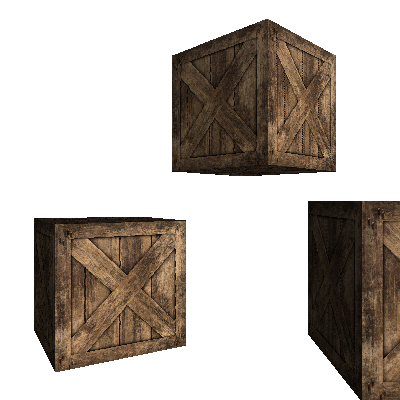

This figure's Python source:
#!python
# texture corrected
#raster-17.py
from PIL import Image, ImageDraw
from vector3 import Vector3
from collections import namedtuple
from matrix44 import Matrix44
from math import radians, sqrt, inf, cos, sin
from cmath import pi

Vector2 = namedtuple('Vector2', 'x y')
Triangle = namedtuple('Triangle', 'v0 v1 v2 color normal0 normal1 normal2 texture uv0 uv1 uv2')
Model = namedtuple('Model', 'vertexes triangles bounds_center bounds_radius')
Plane = namedtuple('Plane', 'normal distance')
Depth = namedtuple('Depth', 'x y buffer')
Light = namedtuple('Light', 'ltype intensity position')

class Instance:
    def __init__(self, model, position, orientation, scale):
        self.model = model
        self.position = position
        self.orientation = orientation
        self.scale = scale

        self.transform = Matrix44.translation(position.x, position.y, position.z) * Matrix44.scale(scale) * orientation
        self.bounds_radius = model.bounds_radius * scale # the bounds radius should also change
        self.bounds_center = self.transform.transform_vec3(model.bounds_center)

class Camera:
    def __init__(self, position, orientation, clipping_planes):
        self.position = position
        self.orientation = orientation
        self.clipping_planes = clipping_planes

        cameraTranlationMatrixInverse = Matrix44.translation_vec3(position).get_inverse_translation()
        cameraRotationInverse = orientation.get_inverse_rotation()
        self.matrix = cameraRotationInverse * cameraTranlationMatrixInverse

def putPixel(pixels, x, y, z, color):
    """
    The PutPixel() function.
    """
    # canvas coordinate to screen coordinate
    x = screen_width // 2 + x
    y = screen_height // 2  - y

    if x < 0 or x >= screen_height or y < 0 or y >= screen_height:
        return

    r, g, b = int(color.r), int(color.g), int(color.b)
    if z > depth_buffer[x][y]:
        pixels[x, y] = (r, g, b)
        depth_buffer[x][y] = z

def projectVertexToCanvas(v3):
    """
    v3: Vector3
    rtype: Vector2
    """
    return Vector2( int((v3.x * projection_plane_z * screen_width) / (v3.z * viewport_size)),
                  int((v3.y * projection_plane_z * screen_height) / (v3.z * viewport_size)) )

def canvasToViewPort(p2d):
    """
    p2d: Vector2
    rtype: Vector2
    """
    return Vector2(p2d.x * viewport_size / screen_width,
        p2d.y * viewport_size / screen_height)

def unprojectVertex(x, y, inv_z):
    """
    Unproject a point from canvas to 3d space
    """
    oz = 1 / inv_z
    ux = x * oz / projection_plane_z
    uy = y * oz / projection_plane_z
    p2d = canvasToViewPort(Vector2(ux, uy))
    return Vector3(p2d.x, p2d.y, oz)

def canvasToScreen(v2):
    """
    v2: Vector2
    rtype: Vector2 on screen
    """
    return Vector2(screen_width // 2 + int(v2.x), screen_height // 2 - int(v2.y))

def getTexturePixel(u, v):

    iu = (texture_width - 1) * u
    iv = (texture_height - 1) * v

    return texture_pixels[iu, iv]


def interpolate(i0, d0, i1, d1):
    """
    dependent value change according to indepent value

    d: dependent value
    i: indepent value
    rtype : a list of dependent values change accoding to indepent value
    """
    if i0 == i1:
        return [d0]
    values = []
    a = (d1 - d0) / (i1 - i0)
    d = d0
    for i in range(i0,i1+1):
        values.append(d)
        d = d + a
    return values

def edgeInterpolate(y0, v0, y1, v1, y2, v2):
    v01 = interpolate(y0, v0, y1, v1)
    v12 = interpolate(y1, v1, y2, v2)
    v02 = interpolate(y0, v0, y2, v2)
    del v01[-1]
    v012 = v01 + v12
    return (v02, v012)

def computeIllumination(point, normal, camera, lights):
    """
    """
    illumination  = 0

    for light in lights:
        if light.ltype == 'AMBIENT':
            illumination += light.intensity
        else:
            vec_l = Vector3(0, 0, 0)
            if light.ltype == 'POINT':
                transformed_point_light = camera.matrix.transform_vec3(light.position)
                vec_l = transformed_point_light - point
            if light.ltype == 'DIRECTIONAL':
            # only direction will effect directional light
                transformed_directional_light = camera.matrix.transform_vec3(-light.position)
                vec_l = transformed_directional_light

            # diffuse
            # print(normal, vec_l)
            cos_alpha = vec_l.dot(normal) / (normal.length * vec_l.length)
            if cos_alpha > 0:
                illumination += cos_alpha * light.intensity

            # specular
            reflected = 2 * normal * normal.dot(vec_l) - vec_l
            view = -camera.position
            cos_beta = reflected.dot(view) / (reflected.length * view.length)
            if cos_beta > 0:
                specular = 500
                illumination += pow(cos_beta, specular) * light.intensity

    return illumination

def renderTriangleUsingPoints(v0, v1, v2, normal0 , normal1, normal2, color, transform, uv0, uv1, uv2):
    """
    """
    v01 = v1 - v0
    v02 = v2 - v0

    # we're using left-handed coordinate system.
    triangle_normal = v01.cross(v02)
    triangle_center = (v0 + v1 + v2) / 3

    # backface culling
    if triangle_center.dot(-triangle_normal) < 0:
        return

    p0, p1, p2 = projectVertexToCanvas(v0) ,projectVertexToCanvas(v1), projectVertexToCanvas(v2)


    if p1.y < p0.y:
        p0, p1 = p1, p0
        v0, v1 = v1, v0
        normal0, normal1 = normal1, normal0
        uv0, uv1 = uv1, uv0
    if p2.y < p0.y:
        p0, p2 = p2, p0
        v0, v2 = v2, v0
        normal0, normal2 = normal2, normal0
        uv0, uv2 = uv2, uv0
    if p2.y < p1.y:
        p1, p2 = p2, p1
        v1, v2 = v2, v1
        normal1, normal2 = normal2, normal1
        uv1, uv2 = uv2, uv1

    x0,y0,iz0 = p0.x,p0.y,1/v0.z
    x1,y1,iz1 = p1.x,p1.y,1/v1.z
    x2,y2,iz2 = p2.x,p2.y,1/v2.z

    x02, x012 = edgeInterpolate(y0, x0, y1, x1, y2, x2)
    iz02, iz012 = edgeInterpolate(y0, iz0, y1, iz1, y2, iz2)

    uz02, uz012 = edgeInterpolate(y0, uv0.x/v0.z, y1, uv1.x/v1.z, y2, uv2.x/v2.z)
    vz02, vz012 = edgeInterpolate(y0, uv0.y/v0.z, y1, uv1.y/v1.z, y2, uv2.y/v2.z)


    # normal also changed in the coordinate
    normal0 = transform.transform_vector(normal0)
    normal1 = transform.transform_vector(normal1)
    normal2 = transform.transform_vector(normal2)

    # Phong shading:interpolate normal vectors
    nx02, nx012 = edgeInterpolate(y0, normal0.x, y1, normal1.x, y2, normal2.x)
    ny02, ny012 = edgeInterpolate(y0, normal0.y, y1, normal1.y, y2, normal2.y)
    nz02, nz012 = edgeInterpolate(y0, normal0.z, y1, normal1.z, y2, normal2.z)

    m = len(x02) // 2
    if x02[m] < x012[m]:
        x_left, x_right = x02, x012
        iz_left, iz_right = iz02, iz012

        nx_left, nx_right = nx02, nx012
        ny_left, ny_right = ny02, ny012
        nz_left, nz_right = nz02, nz012

        uz_left, uz_right = uz02, uz012
        vz_left, vz_right = vz02, vz012
    else:
        x_left, x_right = x012, x02
        iz_left, iz_right = iz012, iz02

        nx_left, nx_right = nx012, nx02
        ny_left, ny_right = ny012, ny02
        nz_left, nz_right = nz012, nz02

        uz_left, uz_right = uz012, uz02
        vz_left, vz_right = vz012, vz02


    x_left = [int(x) for x in x_left]
    x_right = [int(x) for x in x_right]

    for y in range(y0, y2):
        xl, xr = x_left[y - y0], x_right[y - y0]

        zl, zr = iz_left[y - y0], iz_right[y - y0]
        zscan = interpolate(xl, zl, xr, zr)

        nxl, nxr = nx_left[y - y0], nx_right[y - y0]
        nyl, nyr = ny_left[y - y0], ny_right[y - y0]
        nzl, nzr = nz_left[y - y0], nz_right[y - y0]

        nxscan = interpolate(xl, nxl, xr, nxr)
        nyscan = interpolate(xl, nyl, xr, nyr)
        nzscan = interpolate(xl, nzl, xr, nzr)

        uzscan = interpolate(xl, uz_left[y-y0], xr, uz_right[y-y0])
        vzscan = interpolate(xl, vz_left[y-y0], xr, vz_right[y-y0])


        for x in range(xl, xr):
            inv_z = zscan[x - xl]
            vertex = unprojectVertex(x, y, inv_z)
            normal = Vector3(nxscan[x - xl], nyscan[x - xl], nzscan[x - xl])
            intensity = computeIllumination(vertex, normal, camera, lights)

            u = uzscan[x - xl] / zscan[x - xl]
            v = vzscan[x - xl] / zscan[x - xl]

            color = getTexturePixel(u, v)
            # print(color)
            putPixel(pixels, x, y, zscan[x - xl], Vector3(color) * intensity)

def clipTriangle(triangle, plane, vertexes, transform):
    """
    clip a triangle against a plane, draw the output triangle.
    """
    # get the projected vertex
    v0, v1, v2 = vertexes[triangle.v0], vertexes[triangle.v1], vertexes[triangle.v2]
    uv0, uv1, uv2 = triangle.uv0, triangle.uv1, triangle.uv2
    vin, vout = [], []

    if plane.normal.dot(v0) + plane.distance > 0:
        vin.append(v0)
    else:
        vout.append(v0)

    if plane.normal.dot(v1) + plane.distance > 0:
        vin.append(v1)
    else:
        vout.append(v1)

    if plane.normal.dot(v2) + plane.distance > 0:
        vin.append(v2)
    else:
        vout.append(v2)

    if len(vin) == 0:
        # Nothing to do - the triangle is fully clipped out.
        return []
    elif len(vin) == 3:
        # the triangle is fully in front of the plane.
        renderTriangleUsingPoints(v0, v1, v2, triangle.normal0, triangle.normal1, triangle.normal2,triangle.color, transform, uv0, uv1, uv2)
    elif len(vin) == 1:
        # the triangle has one vertex in, return one clipped triangle.
        pass
    elif len(vin) == 2:
        # the triangle has two vertex in, return two clipped triangle.
        pass

def transformAndClip(clipping_planes, instance, transform):
    """
    Transform the bounding sphere, and attemp early discard.

    clipping_planes: Plane
    instance: Instance
    transform: Matrix44
    """
    center = instance.bounds_center
    radius = instance.bounds_radius
    model = instance.model

    for plane in clipping_planes:
        distance_to_plane = plane.normal.dot(center) + plane.distance
        if distance_to_plane < -model.bounds_radius:
            return

    transformed_vertexes = []
    for vertex in model.vertexes:
        vertexH = transform.transform_vec3(vertex)
        transformed_vertexes.append(vertexH)

    for triangle in model.triangles:
        for plane in clipping_planes:
            clipTriangle(triangle, plane, transformed_vertexes, transform)

def renderScene(camera, instances):
    """
    """
    for instance in instances:
        transform = camera.matrix * instance.transform
        transformAndClip(camera.clipping_planes, instance, transform)

#------- scene setup

screen_width = 600
screen_height = 600

viewport_size = 1.0
projection_plane_z = 1.0

background_color = (255, 255, 255)
image = Image.new("RGB", (screen_width, screen_height), background_color)
pixels = image.load()

texture_image = Image.open('crate-texture.jpg')
texture_width, texture_height = texture_image.size
texture_pixels = texture_image.load()


#------- cube model
vertexes = [
    Vector3(1, 1, 1),
    Vector3(-1, 1, 1),
    Vector3(-1, -1, 1),
    Vector3(1, -1, 1),
    Vector3(1, 1, -1),
    Vector3(-1, 1, -1),
    Vector3(-1, -1, -1),
    Vector3(1, -1, -1)
]

# for calculation
RED = Vector3(255, 0, 0)
GREEN = Vector3(0, 255, 0)
BLUE = Vector3(0, 0, 255)
YELLOW = Vector3(255, 255, 0)
PURPLE = Vector3(255, 0, 255)
CYAN = Vector3(0, 255, 255)

triangles = [
    Triangle(0, 1, 2, RED,    Vector3( 0,  0,  1), Vector3( 0,  0,  1), Vector3( 0,  0,  1), texture_image, Vector2(0, 0), Vector2(1, 0), Vector2(1, 1)),
    Triangle(0, 2, 3, RED,    Vector3( 0,  0,  1), Vector3( 0,  0,  1), Vector3( 0,  0,  1), texture_image, Vector2(0, 0), Vector2(1, 1), Vector2(0, 1)),
    Triangle(4, 0, 3, GREEN,  Vector3( 1,  0,  0), Vector3( 1,  0,  0), Vector3( 1,  0,  0), texture_image, Vector2(0, 0), Vector2(1, 0), Vector2(1, 1)),
    Triangle(4, 3, 7, GREEN,  Vector3( 1,  0,  0), Vector3( 1,  0,  0), Vector3( 1,  0,  0), texture_image, Vector2(0, 0), Vector2(1, 1), Vector2(0, 1)),
    Triangle(5, 4, 7, BLUE,   Vector3( 0,  0, -1), Vector3( 0,  0, -1), Vector3( 0,  0, -1), texture_image, Vector2(0, 0), Vector2(1, 0), Vector2(1, 1)),
    Triangle(5, 7, 6, BLUE,   Vector3( 0,  0, -1), Vector3( 0,  0, -1), Vector3( 0,  0, -1), texture_image, Vector2(0, 0), Vector2(1, 1), Vector2(0, 1)),
    Triangle(1, 5, 6, YELLOW, Vector3(-1,  0,  0), Vector3(-1,  0,  0), Vector3(-1,  0,  0), texture_image, Vector2(0, 0), Vector2(1, 0), Vector2(1, 1)),
    Triangle(1, 6, 2, YELLOW, Vector3(-1,  0,  0), Vector3(-1,  0,  0), Vector3(-1,  0,  0), texture_image, Vector2(0, 0), Vector2(1, 1), Vector2(0, 1)),
    Triangle(1, 0, 5, PURPLE, Vector3( 0,  1,  0), Vector3( 0,  1,  0), Vector3( 0,  1,  0), texture_image, Vector2(0, 0), Vector2(1, 0), Vector2(1, 1)),
    Triangle(5, 0, 4, PURPLE, Vector3( 0,  1,  0), Vector3( 0,  1,  0), Vector3( 0,  1,  0), texture_image, Vector2(0, 1), Vector2(1, 1), Vector2(0, 0)),
    Triangle(2, 6, 7, CYAN,   Vector3( 0, -1,  0), Vector3( 0, -1,  0), Vector3( 0, -1,  0), texture_image, Vector2(0, 0), Vector2(1, 0), Vector2(1, 1)),
    Triangle(2, 7, 3, CYAN,   Vector3( 0, -1,  0), Vector3( 0, -1,  0), Vector3( 0, -1,  0), texture_image, Vector2(0, 0), Vector2(1, 1), Vector2(0, 1))
]

cube = Model(vertexes, triangles, Vector3(0, 0, 0), sqrt(3))

#----- Light
lights = [
    Light('AMBIENT', 0.2, None),
    Light('POINT', 0.6, Vector3(-3, 2, -10)),
    Light('DIRECTIONAL', 0.2, Vector3(-1, 0, 1))
]

#----- Camera
sqrt_2 = sqrt(2)
clipping_planes = [
    Plane(Vector3(0, 0, 1), -1), # Near
    Plane(Vector3(sqrt_2, 0, sqrt_2), 0), # Left
    Plane(Vector3(-sqrt_2, 0, sqrt_2), 0), # Right
    Plane(Vector3(0, -sqrt_2, sqrt_2), 0), # Top
    Plane(Vector3(0, sqrt_2, sqrt_2), 0) # Bottom
]

camera = Camera(Vector3(-3, 1, 2), Matrix44().y_rotation(radians(-30)), clipping_planes)


depth_buffer = [[0 for _ in range(screen_height)] for _ in range(screen_width)]

instances = [Instance(cube, Vector3(-1.5, 0, 7), Matrix44(), 0.75),
             Instance(cube, Vector3(1.25, 2.5, 7.5), Matrix44.y_rotation(radians(195)), 1.0),
             Instance(cube, Vector3(1.75, 0, 5), Matrix44.y_rotation(radians(-30)), 1.0)]

renderScene(camera, instances)
image.save("raster18.png")
